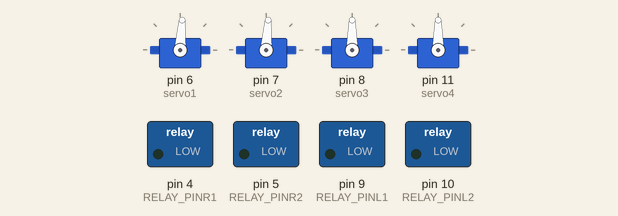
Simulated run of this sketch. Board: Arduino Uno, built with avr-gcc and run on an emulated ATmega328P. Parts: 4 × servo, switched loads named in the sketch (green lamp = pin HIGH).

Above: at 0.15 s.
At 5.5 s:
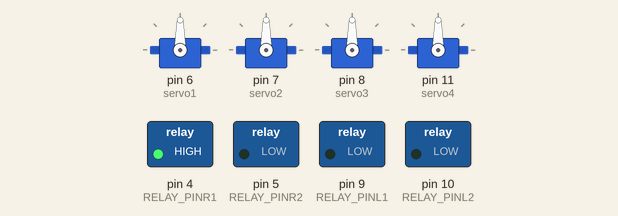
At 16.0 s:
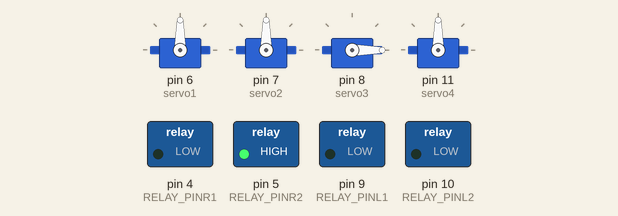
At 17.0 s:
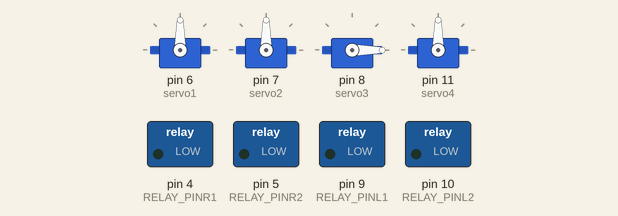
At 25.5 s:
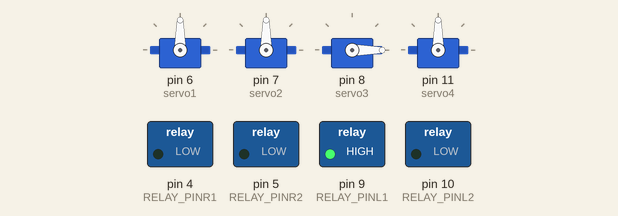
At 36.9 s:
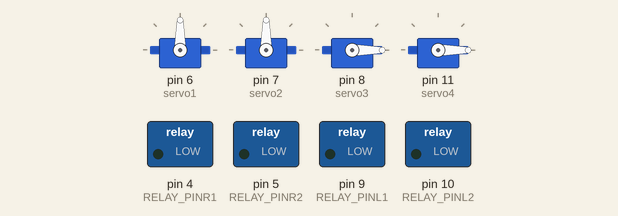
Timing chart, 0 to 40.0 s (numbered marks = the images above):
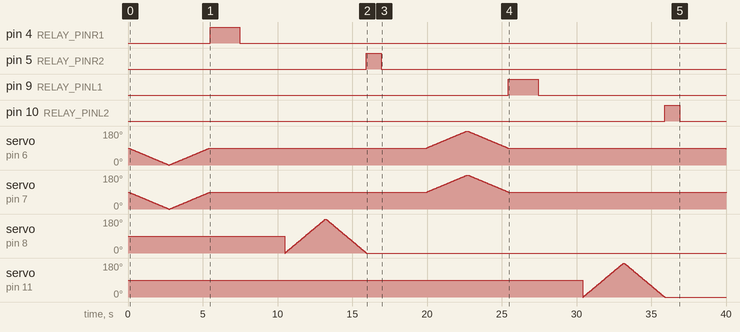

Measured:
- by itself, pin 4 (RELAY_PINR1): LOW → HIGH at 5.5 s, → LOW 2.0 s later
- by itself, pin 5 (RELAY_PINR2): LOW → HIGH at 15.9 s, → LOW 1.0 s later
- by itself, pin 9 (RELAY_PINL1): LOW → HIGH at 25.4 s, → LOW 2.0 s later
- by itself, pin 10 (RELAY_PINL2): LOW → HIGH at 35.9 s, → LOW 1.0 s later

The sketch:

humanoid_full_body.ino
```cpp
#include <Servo.h>
Servo servo1;
Servo servo2;
Servo servo3;
Servo servo4;


int pos1 = 90;
int pos2 = 0;

const int RELAY_PINR1 = 4; // R up
const int RELAY_PINR2 = 5; // R down
const int RELAY_PINL1 = 9; // L up
const int RELAY_PINL2 = 10; // L down

void setup() {
 servo1.attach(6);//Eyes
 servo2.attach(7);//Head
 servo3.attach(8);// R Hand
 servo4.attach(11);// L Hand
 pinMode(RELAY_PINR1, OUTPUT);
 pinMode(RELAY_PINR2, OUTPUT);
 pinMode(RELAY_PINL1, OUTPUT);
 pinMode(RELAY_PINL2, OUTPUT);
}

void loop()
{

  //turn from center to left

  for (pos1 = 90; pos1 >= 0; pos1 -= 1)
  {
    servo1.write(pos1);//eyes turns to left side
    delay(15);
    servo2.write(pos1);//head turns to left side
    delay(15);
  }


  //turn from left to center

  for (pos1 =0; pos1 <= 90; pos1 += 1)
  {
    servo1.write(pos1);//eyes comes to center
    delay(15);
    servo2.write(pos1);//head comes to center
    delay(15);
  }


  digitalWrite(RELAY_PINR1, HIGH);   //Right hand up
  delay(2000);
  digitalWrite(RELAY_PINR1, LOW);
  delay(3000);

  for (pos2 = 0; pos2 <= 180; pos2 += 1) //Hold the fingers
  {
    servo3.write(pos2);
    delay(15);
  }
  for (pos2 = 180; pos2 >= 0; pos2 -= 1) //Release the fingers
  {
    servo3.write(pos2);
    delay(15);
  }

  digitalWrite(RELAY_PINR2, HIGH);    //Right hand down
  delay(1000);
  digitalWrite(RELAY_PINR2, LOW);
  delay(3000);

 //turn from center to right

  for (pos1 = 90; pos1 <= 180; pos1 += 1)
  {
    servo1.write(pos1); //eyes turn right side
    delay(15);
    servo2.write(pos1); //head turn right side
    delay(15);
  }


  //turn from right to center

  for (pos1 = 180; pos1 >= 90; pos1 -= 1)
  {
    servo1.write(pos1);//eyes comes to center
    delay(15);
    servo2.write(pos1);//head comes to center
    delay(15);
  }


  digitalWrite(RELAY_PINL1, HIGH);   //Left hand up
  delay(2000);
  digitalWrite(RELAY_PINL1, LOW);
  delay(3000);

  for (pos2 = 0; pos2 <= 180; pos2 += 1) //Hold the fingers
  {
    servo4.write(pos2);
    delay(15);
  }
  for (pos2 = 180; pos2 >= 0; pos2 -= 1) //Release the fingers
  {
    servo4.write(pos2);
    delay(15);
  }

  digitalWrite(RELAY_PINL2, HIGH);    //Left hand down
  delay(1000);
  digitalWrite(RELAY_PINL2, LOW);
  delay(3000);

}
```
